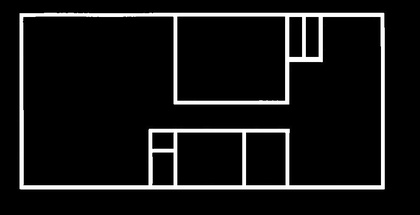
%> input picture 1.jpg, 420 x 215 px, shrunk from 990 x 506 before the run
$ octave --eval "result = myCorner;"   (GNU Octave 9; MATLAB toolbox functions it lacks are replaced by stand-ins)
%> lines starting %> are read from the running program, lines starting %| are printed output that depends on the picture; in (x1, y1, x2, y2) boxes, pixels count from 0 and x2, y2 are one past the last pixel; in counts of white or black regions, pixels touching at a corner belong together; the program's own positions count from 1
function [cout,marked_img]=myCorner(varargin)


%   CORNER Find corners in intensity image.
%
%       CORNER works by the following step:
%       1.	Apply the Canny edge detector to the gray level image and obtain a
%       binary edge-map.
%       2.	Extract the edge contours from the edge-map, fill the gaps in the
%       contours.
%       3.	Compute curvature at a low scale for each contour to retain all
%       true corners.
%       4.	All of the curvature local maxima are considered as corner
%       candidates, then rounded corners and false corners due to boundary
%       noise and details were eliminated.
%       5.  End points of line mode curve were added as corner, if they are not
%       close to the above detected corners.
%
%       Syntax :
%       [cout,marked_img]=corner(I,C,T_angle,sig,H,L,Endpiont,Gap_size)
%
%       Input :
%       I -  the input image, it could be gray, color or binary image. If I is
%           empty([]), input image can be get from a open file dialog box.
%       C -  denotes the minimum ratio of major axis to minor axis of an ellipse,
%           whose vertex could be detected as a corner by proposed detector.
%           The default value is 1.5.
%       T_angle -  denotes the maximum obtuse angle that a corner can have when
%           it is detected as a true corner, default value is 162.
%       Sig -  denotes the standard deviation of the Gaussian filter when
%           computeing curvature. The default sig is 3.
%       H,L -  high and low threshold of Canny edge detector. The default value
%           is 0.35 and 0.
%       Endpoint -  a flag to control whether add the end points of a curve
%           as corner, 1 means Yes and 0 means No. The default value is 1.
%       Gap_size -  a paremeter use to fill the gaps in the contours, the gap
%           not more than gap_size were filled in this stage. The default
%           Gap_size is 1 pixels.
%
%       Output :
%       cout -  a position pair list of detected corners in the input image.
%       marked_image -  image with detected corner marked.
%
%       Examples
%       -------
%       I = imread('alumgrns.tif');
%       cout = corner(I,[],[],[],0.2);
%
%       [cout, marked_image] = corner;
%
%       cout = corner([],1.6,155);
%
%
%   Composed by He Xiaochen
%   HKU EEE Dept. ITSR, Apr. 2005
%
%   Algorithm is derived from :
%       X.C. He and N.H.C. Yung, Curvature Scale Space Corner Detector with
%       Adaptive Threshold and Dynamic Region of Support, Proceedings of the
%       17th International Conference on Pattern Recognition, 2:791-794, August 2004.
%   Improved algorithm is included in :
%   	X.C. He and N.H.C. Yung, Corner detector based on global and local curvature properties?
%       Optical Engineering, 47(5), pp: 057008, 2008.
%

[I,C,T_angle,sig,H,L,Endpoint,Gap_size] = parse_inputs(varargin{:});
%> the answer given: ../1.jpg
%> in parse_inputs, I is the input picture: size 215x420x3 uint8; min 0, max 255, mean 20.8
%> C = 1.5; T_angle = 162; sig = 3; H = 0.35; L = 0; Endpoint = 1; Gap_size = 1

if size(I,3)==3
    I=rgb2gray(I); % Transform RGB image to a Gray one.
%> I: size 215x420 uint8
end

BW=edge(I,'canny',[L,H]);  % Detect edges
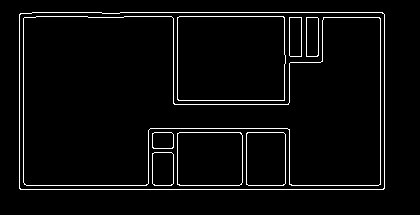
%> BW: size 215x420 logical; 4% white in thin lines or dots, all inside (x1, y1, x2, y2) = (19, 12, 385, 190)

[curve,curve_start,curve_end,curve_mode,curve_num]=extract_curve(BW,Gap_size);  % Extract curves

cout=get_corner(curve,curve_start,curve_end,curve_mode,curve_num,BW,sig,Endpoint,C,T_angle); % Detect corners

img=I;
for i=1:size(cout,1)
    img=mark(img,cout(i,1),cout(i,2),2);
end
marked_img=img;
% imwrite(marked_img,'corner.jpg');


function [curve,curve_start,curve_end,curve_mode,cur_num]=extract_curve(BW,Gap_size)
%> called with Gap_size = 1

%   Function to extract curves from binary edge map, if the endpoint of a
%   contour is nearly connected to another endpoint, fill the gap and continue
%   the extraction. The default gap size is 1 pixles.

[L,W]=size(BW);
%> L = 215; W = 420
BW1=zeros(L+2*Gap_size,W+2*Gap_size);
%> BW1: size 217x422 double; every value is 0
BW_edge=zeros(L,W);
BW1(Gap_size+1:Gap_size+L,Gap_size+1:Gap_size+W)=BW;
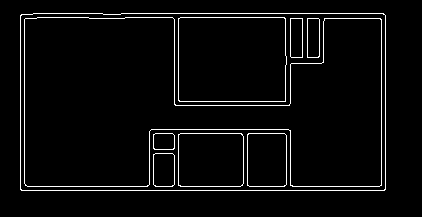
%> BW1: size 217x422 double; values 0 (black) and 1 (white), 3.9% white in thin lines or dots, all inside (x1, y1, x2, y2) = (20, 13, 386, 191)
[r,c]=find(BW1==1);
%> r = 3576 values from 14 to 191; c = 3576 values from 21 to 386
cur_num=0;

while size(r,1)>0
    point=[r(1),c(1)];
    cur=point;
    BW1(point(1),point(2))=0;
    [I,J]=find(BW1(point(1)-Gap_size:point(1)+Gap_size,point(2)-Gap_size:point(2)+Gap_size)==1);
    while size(I,1)>0
        dist=(I-Gap_size-1).^2+(J-Gap_size-1).^2;
        [min_dist,index]=min(dist);
        point=point+[I(index),J(index)]-Gap_size-1;
        cur=[cur;point];
        BW1(point(1),point(2))=0;
        [I,J]=find(BW1(point(1)-Gap_size:point(1)+Gap_size,point(2)-Gap_size:point(2)+Gap_size)==1);
    end

    % Extract edge towards another direction
    point=[r(1),c(1)];
    BW1(point(1),point(2))=0;
    [I,J]=find(BW1(point(1)-Gap_size:point(1)+Gap_size,point(2)-Gap_size:point(2)+Gap_size)==1);
    while size(I,1)>0
        dist=(I-Gap_size-1).^2+(J-Gap_size-1).^2;
        [min_dist,index]=min(dist);
        point=point+[I(index),J(index)]-Gap_size-1;
        cur=[point;cur];
        BW1(point(1),point(2))=0;
        [I,J]=find(BW1(point(1)-Gap_size:point(1)+Gap_size,point(2)-Gap_size:point(2)+Gap_size)==1);
    end

    if size(cur,1)>(size(BW,1)+size(BW,2))/25
        cur_num=cur_num+1;
        curve{cur_num}=cur-Gap_size;
    end
    [r,c]=find(BW1==1);

end
%> this loop made 9 passes
%> after the loop, curve = 9 items

for i=1:cur_num
    curve_start(i,:)=curve{i}(1,:);
    curve_end(i,:)=curve{i}(size(curve{i},1),:);
    if (curve_start(i,1)-curve_end(i,1))^2+...
        (curve_start(i,2)-curve_end(i,2))^2<=32
        curve_mode(i,:)='loop';
    else
        curve_mode(i,:)='line';
    end

    BW_edge(curve{i}(:,1)+(curve{i}(:,2)-1)*L)=1;
end
%> this loop made 9 passes
%> after the loop, curve_end = [15 21; 18 25; 134 154; 154 154; 18 179; 134 179; 134 248; 18 291; 18 308]; curve_mode = {'loop', 'loop', 'loop', 'loop', 'loop', 'loop', 'loop', 'loop', 'loop'}; curve_start = [15 20; 19 24; 134 153; 154 153; 18 178; 134 178; 134 247; 18 290; 18 307]
%> in myCorner, `[curve,curve_start,curve_end,curve_mode,curve_num]=extract_curve(BW,Ga..`: curve = 9 items; curve_num = 9


function cout=get_corner(curve,curve_start,curve_end,curve_mode,curve_num,BW,sig,Endpoint,C,T_angle)
%> called with curve_num = 9, sig = 3, Endpoint = 1, C = 1.5, T_angle = 162

corner_num=0;
cout=[];

GaussianDieOff = .0001;
pw = 1:30;
ssq = sig*sig;
%> ssq = 9
width = max(find(exp(-(pw.*pw)/(2*ssq))>GaussianDieOff));
%> width = 12
if isempty(width)
    width = 1;
end
t = (-width:width);
%> t = 25 values from -12 to 12
gau = exp(-(t.*t)/(2*ssq))/(2*pi*ssq);
%> gau = 25 values, max 0.0177 at index 13, min 5.93e-06 at index 1, mean 0.00532
gau=gau/sum(gau);
%> gau = 25 values, max 0.133 at index 13, min 4.46e-05 at index 1, mean 0.04

for i=1:curve_num;
    x=curve{i}(:,1);
    y=curve{i}(:,2);
    W=width;
    L=size(x,1);
    if L>W

        % Calculate curvature
        if curve_mode(i,:)=='loop'
            x1=[x(L-W+1:L);x;x(1:W)];
            y1=[y(L-W+1:L);y;y(1:W)];
        else
            x1=[ones(W,1)*2*x(1)-x(W+1:-1:2);x;ones(W,1)*2*x(L)-x(L-1:-1:L-W)];
            y1=[ones(W,1)*2*y(1)-y(W+1:-1:2);y;ones(W,1)*2*y(L)-y(L-1:-1:L-W)];
        end

        xx=conv(x1,gau);
        xx=xx(W+1:L+3*W);
        yy=conv(y1,gau);
        yy=yy(W+1:L+3*W);
        Xu=[xx(2)-xx(1) ; (xx(3:L+2*W)-xx(1:L+2*W-2))/2 ; xx(L+2*W)-xx(L+2*W-1)];
        Yu=[yy(2)-yy(1) ; (yy(3:L+2*W)-yy(1:L+2*W-2))/2 ; yy(L+2*W)-yy(L+2*W-1)];
        Xuu=[Xu(2)-Xu(1) ; (Xu(3:L+2*W)-Xu(1:L+2*W-2))/2 ; Xu(L+2*W)-Xu(L+2*W-1)];
        Yuu=[Yu(2)-Yu(1) ; (Yu(3:L+2*W)-Yu(1:L+2*W-2))/2 ; Yu(L+2*W)-Yu(L+2*W-1)];
        K=abs((Xu.*Yuu-Xuu.*Yu)./((Xu.*Xu+Yu.*Yu).^1.5));
        K=ceil(K*100)/100;

        % Find curvature local maxima as corner candidates
        extremum=[];
        N=size(K,1);
        n=0;
        Search=1;

        for j=1:N-1
            if (K(j+1)-K(j))*Search>0
                n=n+1;
                extremum(n)=j;  % In extremum, odd points is minima and even points is maxima
                Search=-Search;
            end
        end
        if mod(size(extremum,2),2)==0
            n=n+1;
            extremum(n)=N;
        end

        n=size(extremum,2);
        flag=ones(size(extremum));

        % Compare with adaptive local threshold to remove round corners
        for j=2:2:n
            %I=find(K(extremum(j-1):extremum(j+1))==max(K(extremum(j-1):extremum(j+1))));
            %extremum(j)=extremum(j-1)+round(mean(I))-1; % Regard middle point of plateaus as maxima

            [x,index1]=min(K(extremum(j):-1:extremum(j-1)));
            [x,index2]=min(K(extremum(j):extremum(j+1)));
            ROS=K(extremum(j)-index1+1:extremum(j)+index2-1);
            K_thre(j)=C*mean(ROS);
            if K(extremum(j))<K_thre(j)
                flag(j)=0;
            end
        end
        extremum=extremum(2:2:n);
        flag=flag(2:2:n);
        extremum=extremum(find(flag==1));

        % Check corner angle to remove false corners due to boundary noise and trivial details
        flag=0;
        smoothed_curve=[xx,yy];
        while sum(flag==0)>0
            n=size(extremum,2);
            flag=ones(size(extremum));
            for j=1:n
                if j==1 & j==n
                    ang=curve_tangent(smoothed_curve(1:L+2*W,:),extremum(j));
                elseif j==1
                    ang=curve_tangent(smoothed_curve(1:extremum(j+1),:),extremum(j));
                elseif j==n
                    ang=curve_tangent(smoothed_curve(extremum(j-1):L+2*W,:),extremum(j)-extremum(j-1)+1);
                else
                    ang=curve_tangent(smoothed_curve(extremum(j-1):extremum(j+1),:),extremum(j)-extremum(j-1)+1);
                end
                if ang>T_angle & ang<(360-T_angle)
                    flag(j)=0;
                end
            end

            if size(extremum,2)==0
                extremum=[];
            else
                extremum=extremum(find(flag~=0));
            end
        end

        extremum=extremum-W;
        extremum=extremum(find(extremum>0 & extremum<=L));
        n=size(extremum,2);
        for j=1:n
            corner_num=corner_num+1;
            cout(corner_num,:)=curve{i}(extremum(j),:);
        end
    end
end
%> this loop made 9 passes
%> (L, N, extremum) on passes 1, 3, 4, 5, 6, 7, 8, 9: (1082, 1106, [176 541 718 1082]), (71, 95, [1 16 37 52 71]), (103, 127, [1 33 52 84 103]), (381, 405, [1 84 191 275 381]), (232, 256, [1 53 117 169 232]), (180, 204, [1 52 90 142 180]), (101, 125, [1 40 51 90 101]), (101, 125, [1 40 52 91 101])
%> (L, N) on pass 2: (1325, 1349)
%> after the loop, K = 125 values, max 31.83 at index 9, min 0 at index 27, mean 0.336; K_thre = 46 values, max 12.05 at index 2, min 0 at index 1, mean 0.323; ROS = [0.1; 0.19; 0.3; 0.14; 0.04; 0.01]; Xu = 125 values, max 2.26 at index 1, min -3.08 at index 125, mean 0.036; Xuu = 125 values, max 0.13 at index 103, min -0.806 at index 123, mean -0.0448; Yu = 125 values, max 39.56 at index 1, min -38.62 at index 125, mean -0.0411; Yuu = 125 values, max 0.129 at index 52, min -8 at index 4, mean -0.65; ang = 230.3; corner_num = 54; cout = 54 rows, first 12: [189 21; 189 384; 14 383; 15 21; 19 24; 185 25; 185 147; 130 150; 130 290; 185 291; 185 381; 19 380]; flag = [1 1 1 1 1 1 1]; index1 = 3; index2 = 4; smoothed_curve = 125 rows, first 12: [10.33 179.5; 12.59 219.1; 14.48 252.4; 15.91 277.3; 16.87 293.9; 17.45 303.5; 17.78 308.3; 17.96 310.1; 18.09 310.4; 18.23 310; 18.44 309.4; 18.75 308.7]; x1 = 125 values, max 57 at index 52, min 18 at index 2, mean 34.44; xx = 125 values, max 56.93 at index 58, min 10.33 at index 1, mean 34; y1 = 125 values, max 319 at index 1, min 307 at index 13, mean 312.4; yy = 125 values, max 319 at index 77, min 173.9 at index 125, mean 306.5


% Add Endpoints
if Endpoint
    for i=1:curve_num
        if size(curve{i},1)>0 & curve_mode(i,:)=='line'

            % Start point compare with detected corners
            compare_corner=cout-ones(size(cout,1),1)*curve_start(i,:);
            compare_corner=compare_corner.^2;
            compare_corner=compare_corner(:,1)+compare_corner(:,2);
            if min(compare_corner)>25       % Add end points far from detected corners
                corner_num=corner_num+1;
                cout(corner_num,:)=curve_start(i,:);
            end

            % End point compare with detected corners
            compare_corner=cout-ones(size(cout,1),1)*curve_end(i,:);
            compare_corner=compare_corner.^2;
            compare_corner=compare_corner(:,1)+compare_corner(:,2);
            if min(compare_corner)>25
                corner_num=corner_num+1;
                cout(corner_num,:)=curve_end(i,:);
            end
        end
    end
end


% [49 lines left out: function curve_tangent, not called in this run]


function img1=mark(img,x,y,w)

[M,N,C]=size(img);
img1=img;

if isa(img,'logical')
    img1(max(1,x-floor(w/2)):min(M,x+floor(w/2)),max(1,y-floor(w/2)):min(N,y+floor(w/2)),:)=...
        (img1(max(1,x-floor(w/2)):min(M,x+floor(w/2)),max(1,y-floor(w/2)):min(N,y+floor(w/2)),:)<1);
    img1(x-floor(w/2)+1:x+floor(w/2)-1,y-floor(w/2)+1:y+floor(w/2)-1,:)=...
        img(x-floor(w/2)+1:x+floor(w/2)-1,y-floor(w/2)+1:y+floor(w/2)-1,:);
else
    img1(max(1,x-floor(w/2)):min(M,x+floor(w/2)),max(1,y-floor(w/2)):min(N,y+floor(w/2)),:)=...
        (img1(max(1,x-floor(w/2)):min(M,x+floor(w/2)),max(1,y-floor(w/2)):min(N,y+floor(w/2)),:)<128)*255;
    img1(x-floor(w/2)+1:x+floor(w/2)-1,y-floor(w/2)+1:y+floor(w/2)-1,:)=...
        img(x-floor(w/2)+1:x+floor(w/2)-1,y-floor(w/2)+1:y+floor(w/2)-1,:);
end


function [I,C,T_angle,sig,H,L,Endpoint,Gap_size] = parse_inputs(varargin);

% error(nargchk(0,8,nargin));
narginchk(0,8);

Para=[1.5,162,3,0.35,0,1,1]; %Default experience value;

if nargin>=2
    I=varargin{1};
    for i=2:nargin
        if size(varargin{i},1)>0
            Para(i-1)=varargin{i};
        end
    end
end

if nargin==1
    I=varargin{1};
end

if nargin==0 | size(I,1)==0
    [fname,dire]=uigetfile('*.bmp;*.jpg;*.gif','Open the image to be detected');
    I=imread([dire,fname]);
end

C=Para(1);
T_angle=Para(2);
sig=Para(3);
H=Para(4);
L=Para(5);
Endpoint=Para(6);
Gap_size=Para(7);
%> the loop in myCorner, `for i=1:size(cout,1)` made 54 passes
%> after the loop in myCorner, `for i=1:size(cout,1)`:
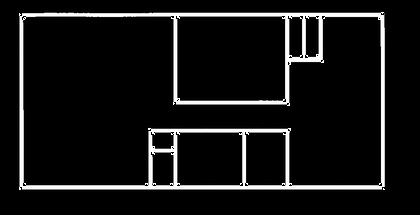
%> img: size 215x420 uint8; min 0, max 255, mean 20.9
%> `result = myCorner;`: result has the same summary as cout in get_corner
